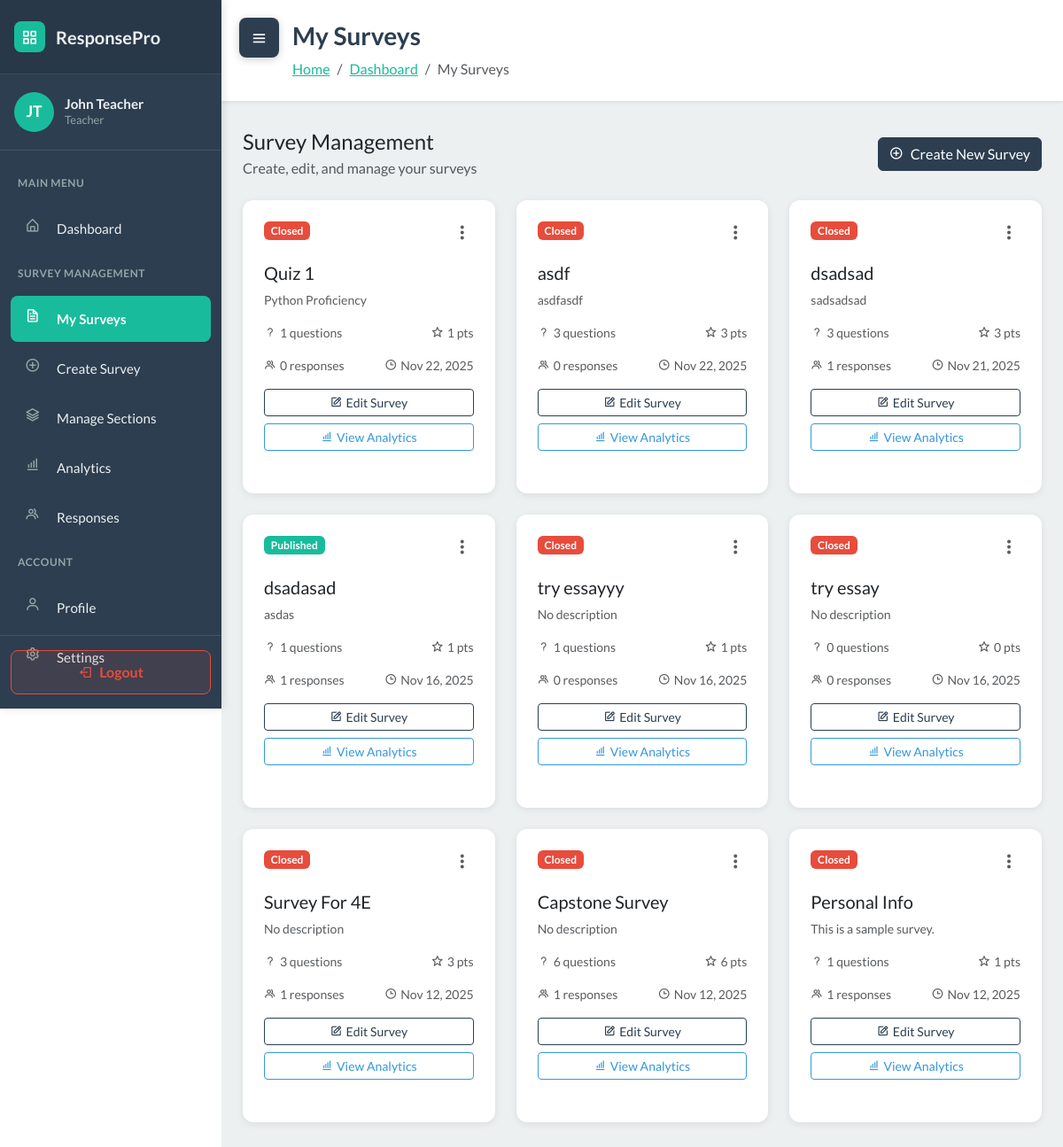
The app's page /surveys/ (signed in), older data.
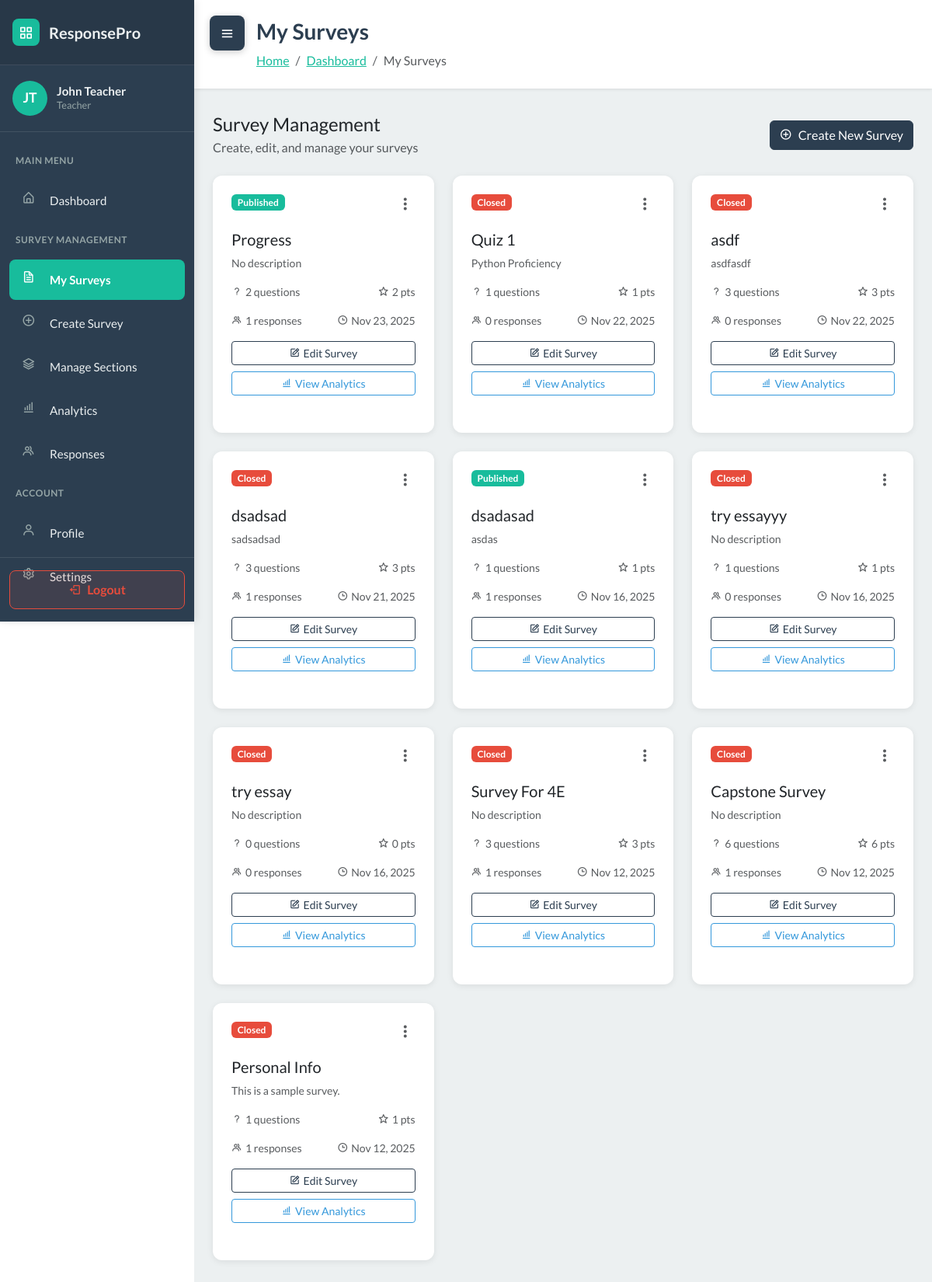
The same page, newer data.
### WebSurvey/models.py (models this page shows, shortened)
class Survey(models.Model):
    STATUS_CHOICES = [
        ('draft', 'Draft'),
        ('published', 'Published'),
        ('closed', 'Closed'),
    ]
    title = models.CharField(max_length=255)
    description = models.TextField(blank=True)
    teacher = models.ForeignKey(User, on_delete=models.CASCADE, related_name='surveys')
    sections = models.ManyToManyField(Section, blank=True, related_name='surveys')
    status = models.CharField(max_length=20, choices=STATUS_CHOICES, default='draft')
    total_points = models.IntegerField(default=0)
    time_limit = models.IntegerField(null=True, blank=True, help_text="Time limit in minutes")
    due_date = models.DateTimeField(null=True, blank=True)
    created_at = models.DateTimeField(auto_now_add=True)
    updated_at = models.DateTimeField(auto_now=True)
    class Meta:
        ordering = ['-created_at']

### WebSurvey/views.py (the view)
# urls.py: path('surveys/', views.survey_list, name='survey_list'),
@login_required
def survey_list(request):
    if request.user.role != 'teacher':
        messages.error(request, 'Only teachers can access this page.')
        return redirect('dashboard')
    auto_close_due_surveys()
    surveys = Survey.objects.filter(teacher=request.user)
    context = {
        'surveys': surveys,
        'user': request.user
    }
    return render(request, 'survey_list.html', context)

### WebSurvey/services.py (called while the page is built)
def auto_close_due_surveys():
    now = timezone.now()
    overdue_ids = []
    for survey in Survey.objects.filter(status='published', due_date__isnull=False):
        due = survey.due_date
        if due is None:
            continue
        if timezone.is_naive(due):
            due = timezone.make_aware(due, timezone.get_current_timezone())
        if due <= now:
            overdue_ids.append(survey.id)
    if overdue_ids:
        Survey.objects.filter(id__in=overdue_ids).update(status='closed')
    return now

### WebSurvey/templates/survey_list.html (shortened to what the changed rows need)
<!DOCTYPE html>
{% load static %}
<html data-bs-theme="light" lang="en">
<head>
    <link rel="stylesheet" href="https://cdn.jsdelivr.net/npm/bootswatch@5.3.6/dist/flatly/bootstrap.min.css">
    <link rel="stylesheet" href="https://cdn.jsdelivr.net/npm/boxicons@latest/css/boxicons.min.css">
    <link rel="stylesheet" href="https://cdnjs.cloudflare.com/ajax/libs/font-awesome/4.7.0/css/font-awesome.min.css">
    <link rel="stylesheet" href="{% static 'css/dashboard-sidebar.css' %}">
    <link rel="stylesheet" href="{% static 'css/bss-overrides.css' %}">
</head>
<body>
    <main class="dashboard-content" id="mainContent">
        <div class="content-header">
            <h1>My Surveys</h1>
        </div>
        <div class="container-fluid px-4 pb-5">
            <div class="row">
                {% for survey in surveys %}
                <div class="col-md-6 col-lg-4 mb-4">
                    <div class="dashboard-card h-100">
                        <div class="d-flex justify-content-between align-items-start mb-3">
                            <span class="badge
                                {% if survey.status == 'published' %}bg-success
                                {% elif survey.status == 'draft' %}bg-secondary
                                {% else %}bg-danger{% endif %}">
                                {{ survey.get_status_display }}
                            </span>
                            <div class="dropdown">
                                <button class="btn btn-link text-muted p-0" type="button" data-bs-toggle="dropdown">
                                    <i class="bx bx-dots-vertical-rounded" style="font-size: 1.5rem;"></i>
                                </button>
                            </div>
                        </div>
                        <h5 class="mb-2">{{ survey.title }}</h5>
                        <p class="text-muted small mb-3">
                            {{ survey.description|truncatewords:15|default:"No description" }}
                        </p>
                        <div class="d-flex justify-content-between text-muted small mb-3">
                            <span><i class="bx bx-question-mark me-1"></i>{{ survey.questions.count }} questions</span>
                            <span><i class="bx bx-star me-1"></i>{{ survey.total_points }} pts</span>
                        </div>
                        <div class="d-flex justify-content-between text-muted small mb-3">
                            <span><i class="bx bx-group me-1"></i>{{ survey.responses.count }} responses</span>
                            <span><i class="bx bx-time me-1"></i>{{ survey.created_at|date:"M d, Y" }}</span>
                        </div>
                        <div class="d-grid gap-2">
                            <a href="{% url 'survey_edit' survey.id %}" class="btn btn-outline-primary btn-sm">
                                <i class="bx bx-edit me-1"></i>Edit Survey
                            </a>
                            {% if survey.status == 'published' or survey.status == 'closed' %}
                            <a href="{% url 'survey_analytics' survey.id %}" class="btn btn-outline-info btn-sm">
                                <i class="bx bx-bar-chart-alt me-1"></i>View Analytics
                            </a>
                            {% endif %}
                        </div>
                    </div>
                </div>
                {% endfor %}
            </div>
        </div>
    </main>
</body>
</html>

Row changes from the older to the newer data that the page shows:
added Survey: status "Published", title "Progress", description "No description", questions.count "2", total_points "2", responses.count "1", created_at "Nov 23, 2025", shows "View Analytics"
